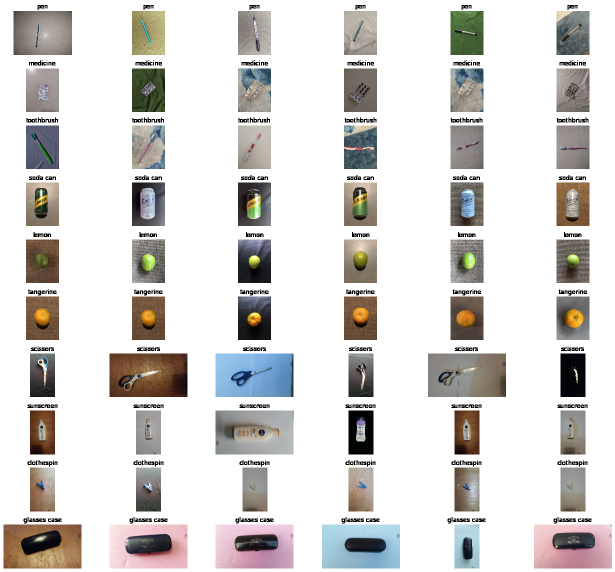
#> input picture sample_data.png, 1230 x 1144 px (shown at 1/2 size)
$ python -i segment.py   (imports and definitions only)
#> lines starting #> are read from the running program, lines starting #| are printed output that depends on the picture; after the words box and inside, x2 and y2 are one past the last pixel; in counts of white or black regions, pixels touching at a corner belong together
from skimage import io
import matplotlib.pyplot as plt
import numpy as np
import skimage.morphology as morph
from skimage.filters import threshold_otsu, gaussian
from skimage import measure, exposure

def object_segmentation(image:np.ndarray)->np.ndarray:
    """
    args:
        image: numpy array with a single two channel image of rank 2 corresponding to (width, heght)
    return:
        out: binary image with object as 1 and background 0
    """
    image = gaussian(image, sigma=5)

    seed = np.copy(image)
    seed[1:-1, 1:-1] = image.max()
    mask = image
    filled = morph.reconstruction(seed, mask, method='erosion')

    seed = np.copy(image)
    seed[1:-1, 1:-1] = image.min()
    rec = morph.reconstruction(seed, mask, method='dilation')

    out = exposure.rescale_intensity((filled-rec))

    thres = threshold_otsu(out)
    out = out>thres

    out = morph.area_closing(out)
    out = morph.area_opening(out)

    out = measure.label(out,connectivity=2)

    bbox = None
    label = None
    max_area = 0
    for region in measure.regionprops(out):
        # take region with large area
        if region.area > max_area:
            label = region.label
            max_area = region.area
    out = (out==label).astype(int)

    return out

def get_bbox(image:np.ndarray):

    max_area = 0
    bbox = (0,0,image.shape[0], image.shape[1])

    for region in measure.regionprops(image):
        # take region with large area
        if region.area > max_area:
            bbox = region.bbox
            max_area = region.area
    return bbox

>>> import cv2
>>> picture = cv2.imread('../sample_data.png', cv2.IMREAD_GRAYSCALE)
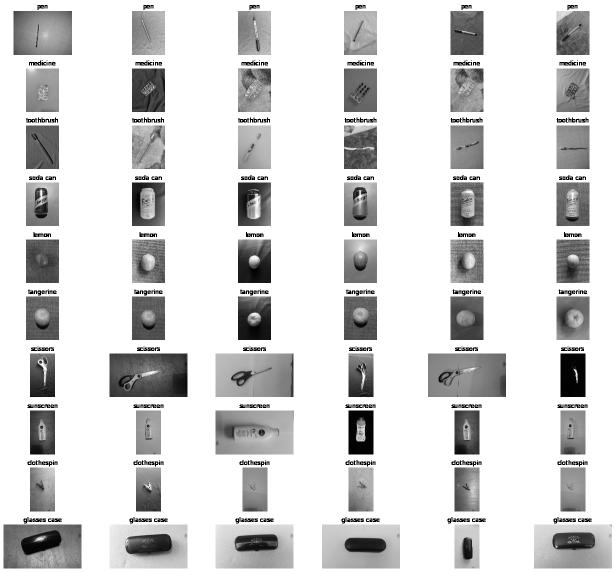
#> picture: shape (1144, 1230) (shown at 1/2 size); min 0, max 255, mean 214.1
>>> result = object_segmentation(picture)
#> in object_segmentation, `image = gaussian(image, sigma=5)`:
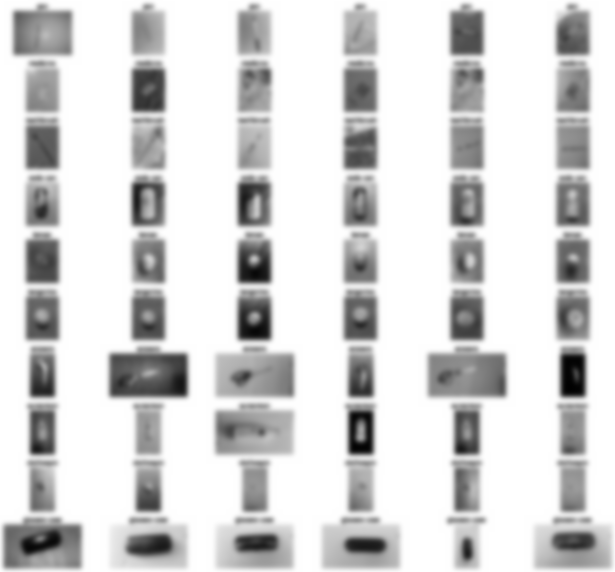
#> image: shape (1144, 1230) float64 (shown at 1/2 size); min 0.00501, max 1, mean 0.84
#> in object_segmentation, `filled = morph.reconstruction(seed, mask, method='erosion')`:
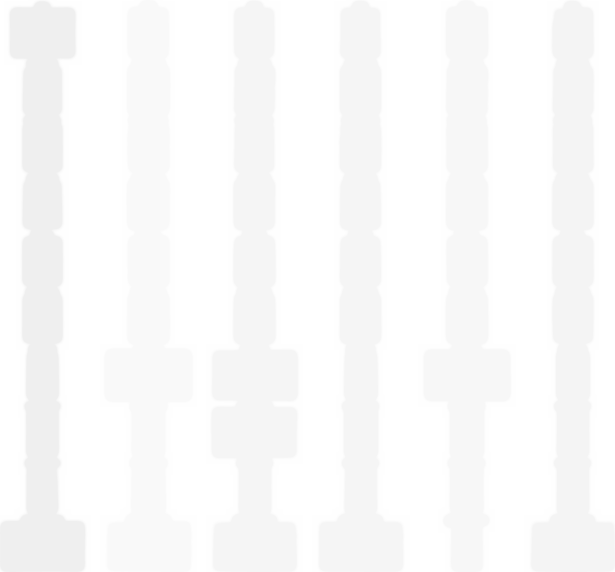
#> filled: shape (1144, 1230) float64 (shown at 1/2 size); min 0.94, max 1, mean 0.983
#> in object_segmentation, `out = exposure.rescale_intensity((filled-rec))`:
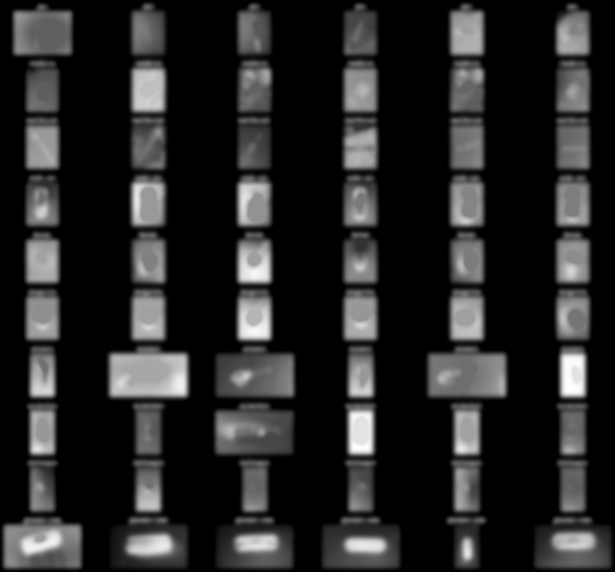
#> out: shape (1144, 1230) float64 (shown at 1/2 size); min 0, max 1, mean 0.152
#> in object_segmentation, `thres = threshold_otsu(out)`: thres = 0.26
#> in object_segmentation, `out = out>thres`:
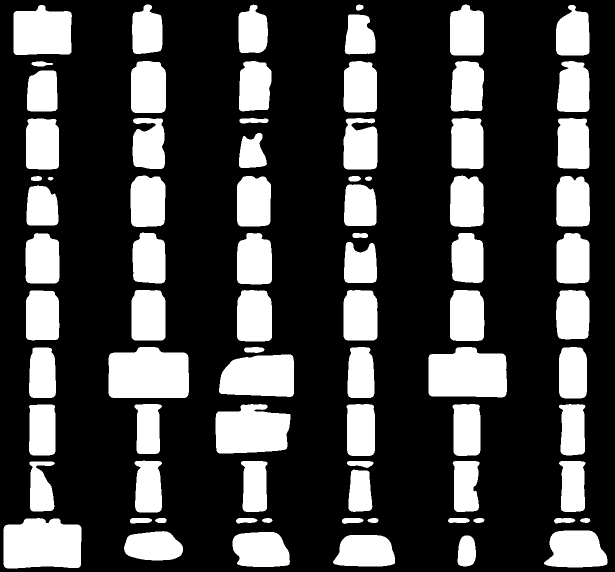
#> out: shape (1144, 1230) bool (shown at 1/2 size); 27.1% white; 80 white regions, largest, box (x1, y1, x2, y2) and area: (217, 694, 378, 796) 14968, (7, 1036, 163, 1137) 14106, (857, 694, 1014, 795) 13919
#> in object_segmentation, `out = measure.label(out,connectivity=2)`:
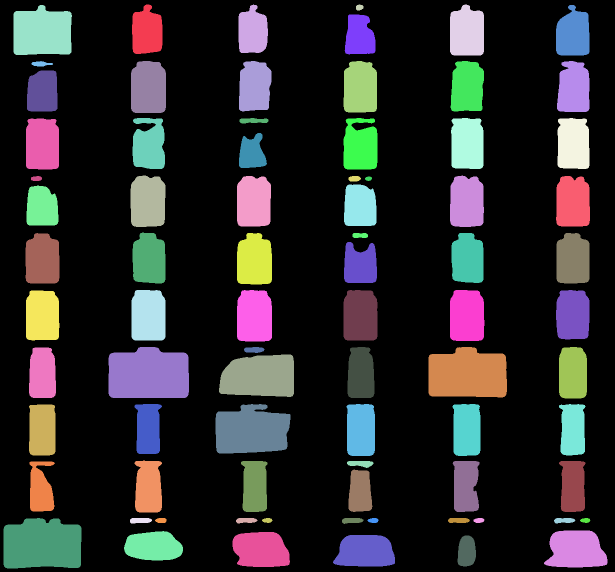
#> out: shape (1144, 1230) int32 (shown at 1/2 size); 80 distinct labels, from 0 to 79; one colour per label, 0 black
#> the loop in object_segmentation, `for region in measure.regionprops(out):` made 79 passes
#> max_area on passes 1, 4, 5, 44: 4973, 6205, 10146, 14968
#> after the loop in object_segmentation, `for region in measure.regionprops(out):`: label = 44; max_area = 14968
#> in object_segmentation, `out = (out==label).astype(int)`:
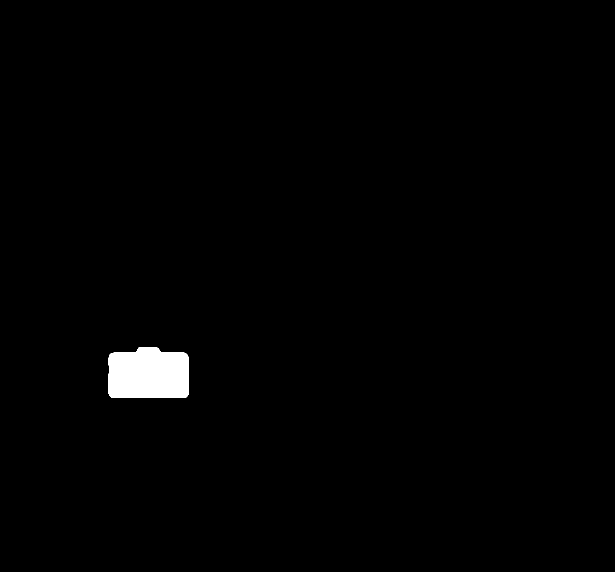
#> out: shape (1144, 1230) int64 (shown at 1/2 size); values 0 (black) and 1 (white), 1.1% white; 1 white region, box (x1, y1, x2, y2) and area: (217, 694, 378, 796) 14968
